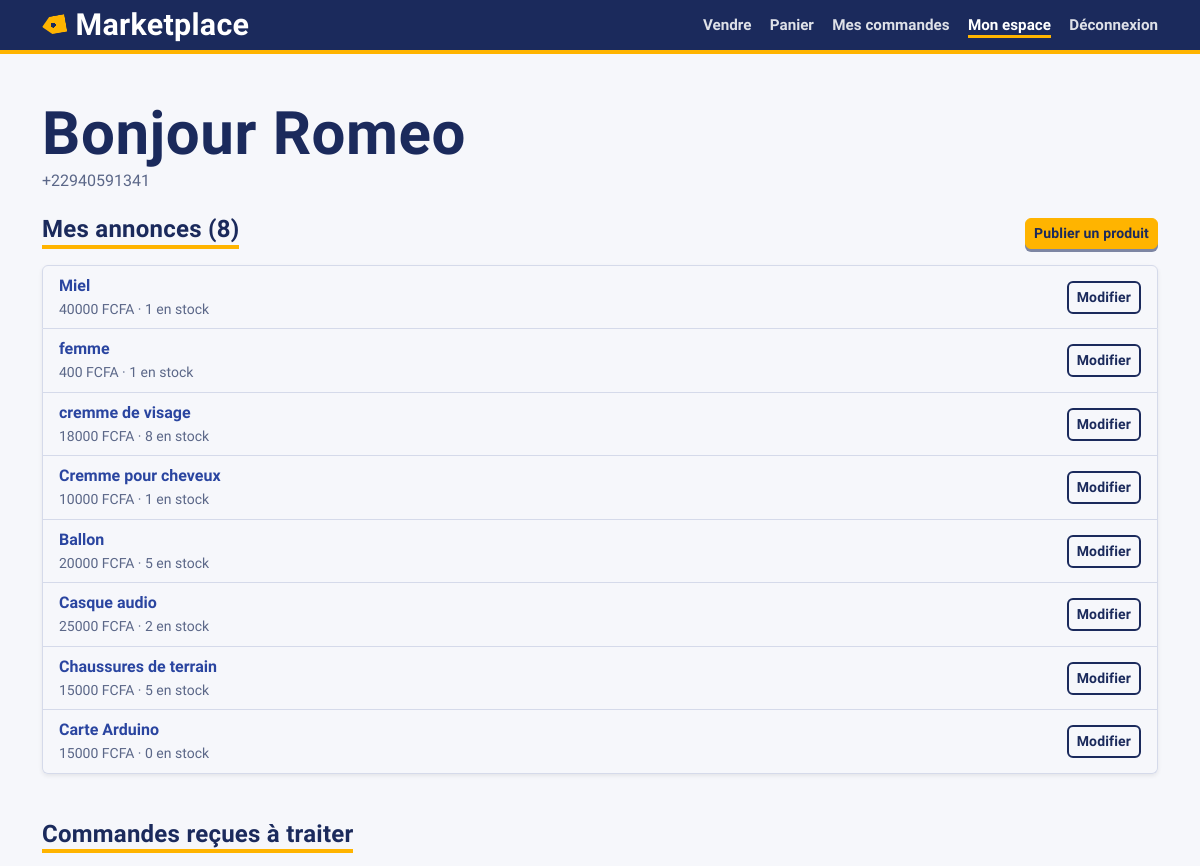
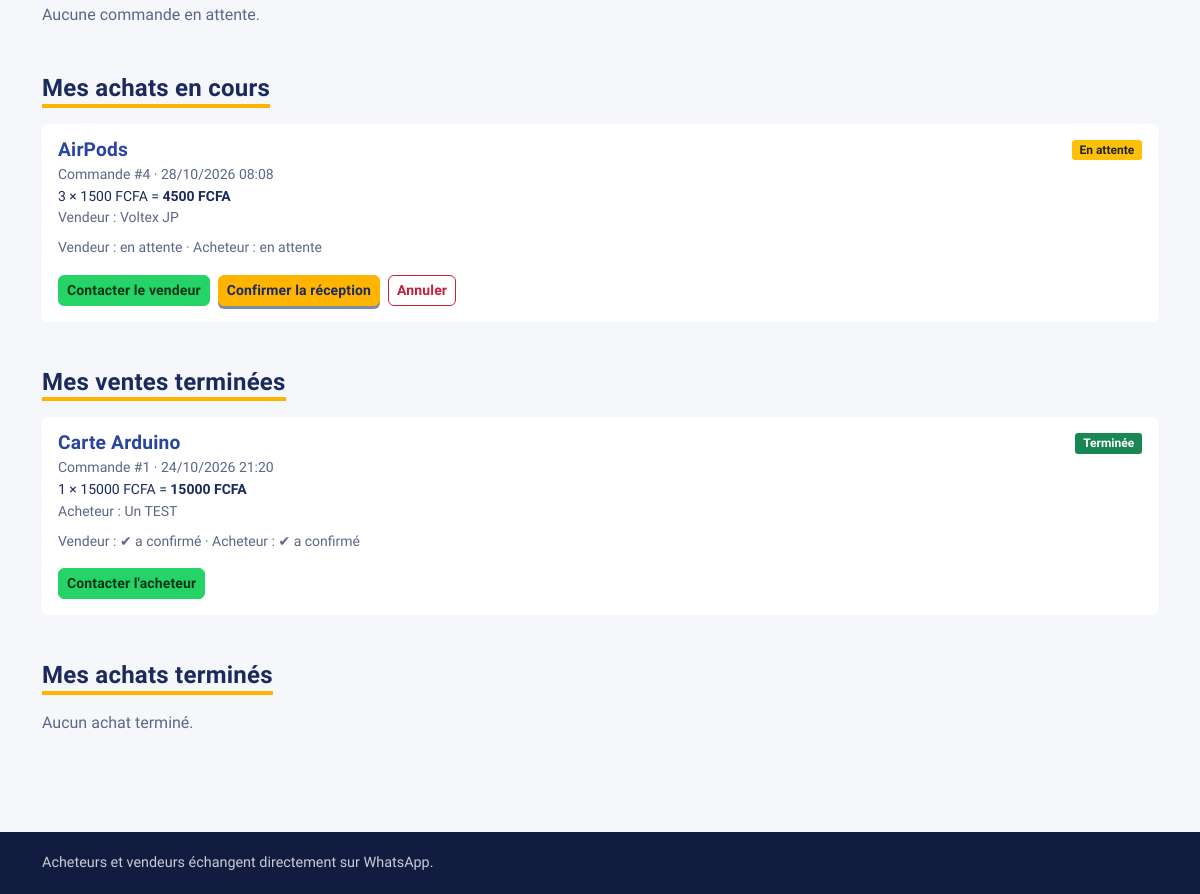
Screenshot of /accounts/dashboard/ (signed in) with the database file from the repository (2 pictures, top to bottom).
### accounts/models.py (models this page shows, shortened)
class User(AbstractUser):
    username = None
    email = None  # supprime le champ email hérité d'AbstractUser
    first_name = models.CharField("prénom", max_length=150)
    last_name = models.CharField("nom", max_length=150)
    whatsapp_number = models.CharField(
        "numéro WhatsApp",
        max_length=16,
        unique=True,
        validators=[
            RegexValidator(
                r"^\+\d{8,15}$",
                "Format international requis, ex : +22997000000",
            )
        ],
    )
    USERNAME_FIELD = "whatsapp_number"
    REQUIRED_FIELDS = ["first_name", "last_name"]
    objects = UserManager()

### products/models.py (models this page shows, shortened)
class Product(models.Model):
    class Condition(models.TextChoices):
        NEW = "new", "Neuf"
        LIKE_NEW = "like_new", "Comme neuf"
        GOOD = "good", "Bon état"
        USED = "used", "Occasion"
    seller = models.ForeignKey(
        settings.AUTH_USER_MODEL,
        on_delete=models.CASCADE,
        related_name="products",
    )
    category = models.ForeignKey(
        Category,
        on_delete=models.PROTECT,
        related_name="products",
    )
    name = models.CharField(max_length=200)
    description = models.TextField()
    image = models.ImageField(upload_to="products/%Y/%m/", blank=True)
    price = models.DecimalField(
        max_digits=10,
        decimal_places=2,
        validators=[MinValueValidator(Decimal("0.01"))],
    )
    quantity = models.PositiveIntegerField(default=1)
    condition = models.CharField(
        max_length=20,
        choices=Condition.choices,
        default=Condition.GOOD,
    )
    is_active = models.BooleanField(
        default=True,
        verbose_name="Article actif / en vente",
    )
    created_at = models.DateTimeField(auto_now_add=True)
    updated_at = models.DateTimeField(auto_now=True)
    class Meta:
        ordering = ["-created_at"]
        indexes = [models.Index(fields=["is_active", "-created_at"])]

### orders/models.py (models this page shows, shortened)
class Order(models.Model):
    class Status(models.TextChoices):
        PENDING = "pending", "En attente"
        CANCELLED = "cancelled", "Annulée"
        COMPLETED = "completed", "Terminée"
    buyer = models.ForeignKey(
        settings.AUTH_USER_MODEL,
        on_delete=models.PROTECT,
        related_name="orders",
    )
    product = models.ForeignKey(
        Product,
        on_delete=models.PROTECT,
        related_name="orders",
    )
    quantity = models.PositiveIntegerField(validators=[MinValueValidator(1)])
    unit_price = models.DecimalField(max_digits=10, decimal_places=2)
    status = models.CharField(
        max_length=20,
        choices=Status.choices,
        default=Status.PENDING,
    )
    seller_confirmed = models.BooleanField("confirmée par le vendeur", default=False)
    buyer_confirmed = models.BooleanField("confirmée par l'acheteur", default=False)
    created_at = models.DateTimeField(auto_now_add=True)
    updated_at = models.DateTimeField(auto_now=True)
    completed_at = models.DateTimeField(null=True, blank=True)
    class Meta:
        verbose_name = "commande"
        verbose_name_plural = "commandes"
        ordering = ["-created_at"]
        indexes = [models.Index(fields=["status"])]
    @property
    def total(self):
        return self.unit_price * self.quantity
    @property
    def can_cancel(self):
        return self.status == self.Status.PENDING and not (
            self.seller_confirmed or self.buyer_confirmed
        )
    @staticmethod
    def _whatsapp_link(user, text):
        number = (user.whatsapp_number or "").lstrip("+")
        return f"https://wa.me/{number}?text={quote(text)}"
    @property
    def contact_seller_link(self):
        text = (
            f"Bonjour, je vous contacte au sujet de ma commande #{self.pk} "
            f"({self.quantity} × {self.product.name})."
        )
        return self._whatsapp_link(self.product.seller, text)
    @property
    def contact_buyer_link(self):
        text = (
            f"Bonjour, je vous contacte au sujet de la commande #{self.pk} "
            f"({self.quantity} × {self.product.name})."
        )
        return self._whatsapp_link(self.buyer, text)

### accounts/views.py (the view)
# urls.py: path("dashboard/",views.dashboard,name="dashboard"),
@login_required
def dashboard(request):
    user = request.user
    orders = Order.objects.select_related("product__seller", "buyer")
    products = Product.objects.filter(seller=user, is_active=True).select_related("category")
    purchases = orders.filter(buyer=user, status=Order.Status.PENDING)
    received_orders = orders.filter(product__seller=user, status=Order.Status.PENDING)
    sales = orders.filter(product__seller=user, status=Order.Status.COMPLETED)
    boughts = orders.filter(buyer=user, status=Order.Status.COMPLETED)
    return render(
        request,
        "accounts/dashboard.html",
        {
            "products": products,
            "boughts": boughts,
            "received_orders": received_orders,
            "purchases": purchases,
            "sales": sales,
        },
    )

### accounts/templates/accounts/dashboard.html (shortened to what this page needs)
{% extends "base.html" %}
{% block content %}
<h1 class="h3 mb-1">Bonjour {{ user.first_name }}</h1>
<p class="text-muted mb-4">{{ user.whatsapp_number }}</p>
<section class="mb-5">
    <div class="d-flex justify-content-between align-items-center mb-3">
        <h2 class="h5 mb-0">Mes annonces ({{ products|length }})</h2>
        <a class="btn btn-primary btn-sm" href="{% url 'product_create' %}">Publier un produit</a>
    </div>
    <div class="list-group shadow-sm">
        {% for product in products %}
            <div class="list-group-item d-flex justify-content-between align-items-center flex-wrap gap-2">
                <div>
                    <a class="fw-semibold text-decoration-none" href="{% url 'product_detail' product.id %}">{{ product.name }}</a>
                    <div class="small text-muted">
                        {{ product.price|floatformat:"-2" }} FCFA · {{ product.quantity }} en stock
                    </div>
                </div>
                <a class="btn btn-outline-primary btn-sm" href="{% url 'product_update' product.id %}">Modifier</a>
            </div>
        {% empty %}
            <div class="list-group-item text-muted">Vous n'avez aucune annonce en ligne.</div>
        {% endfor %}
    </div>
</section>
<section class="mb-5">
    <h2 class="h5 mb-3">Commandes reçues à traiter</h2>
    {% for order in received_orders %}
        {% include "orders/_order_item.html" with order=order role="seller" %}
    {% empty %}
        <p class="text-muted">Aucune commande en attente.</p>
    {% endfor %}
</section>
<section class="mb-5">
    <h2 class="h5 mb-3">Mes achats en cours</h2>
    {% for order in purchases %}
        {% include "orders/_order_item.html" with order=order role="buyer" %}
    {% empty %}
        <p class="text-muted">Aucun achat en cours.</p>
    {% endfor %}
</section>
<section class="mb-5">
    <h2 class="h5 mb-3">Mes ventes terminées</h2>
    {% for order in sales %}
        {% include "orders/_order_item.html" with order=order role="seller" %}
    {% empty %}
        <p class="text-muted">Aucune vente terminée.</p>
    {% endfor %}
</section>
<section class="mb-5">
    <h2 class="h5 mb-3">Mes achats terminés</h2>
    {% for order in boughts %}
        {% include "orders/_order_item.html" with order=order role="buyer" %}
    {% empty %}
        <p class="text-muted">Aucun achat terminé.</p>
    {% endfor %}
</section>
{% endblock %}

### orders/templates/orders/_order_item.html (shortened to what this page needs)
<div class="card border-0 shadow-sm mb-3 rder-card order-{{ order.status }}">
    <div class="card-body">
        <div class="d-flex justify-content-between align-items-start flex-wrap gap-2">
            <div>
                <h3 class="h6 mb-1">
                    <a class="text-decoration-none" href="{% url 'product_detail' order.product.id %}">{{ order.product.name }}</a>
                </h3>
                <div class="small text-muted">Commande #{{ order.id }} · {{ order.created_at|date:"d/m/Y H:i" }}</div>
                <div class="small">
                    {{ order.quantity }} × {{ order.unit_price|floatformat:"-2" }} FCFA =
                    <strong>{{ order.total|floatformat:"-2" }} FCFA</strong>
                </div>
                <div class="small text-muted">
                    {% if role == "seller" %}
                        Acheteur : {{ order.buyer.first_name }} {{ order.buyer.last_name }}
                    {% else %}
                        Vendeur : {{ order.product.seller.first_name }} {{ order.product.seller.last_name }}
                    {% endif %}
                </div>
            </div>
            <span class="badge {% if order.status == 'completed' %}bg-success{% elif order.status == 'cancelled' %}bg-secondary{% else %}bg-warning text-dark{% endif %}">
                {{ order.get_status_display }}
            </span>
        </div>
        <div class="small mt-2 text-muted">
            Vendeur : {% if order.seller_confirmed %}✔ a confirmé{% else %}en attente{% endif %}
            · Acheteur : {% if order.buyer_confirmed %}✔ a confirmé{% else %}en attente{% endif %}
        </div>
        <div class="d-flex flex-wrap gap-2 mt-3">
            {% if order.status != "cancelled" %}
                {% if role == "seller" %}
                    <a class="btn btn-success btn-sm" href="{{ order.contact_buyer_link }}" target="_blank" rel="noopener">Contacter l'acheteur</a>
                {% else %}
                    <a class="btn btn-success btn-sm" href="{{ order.contact_seller_link }}" target="_blank" rel="noopener">Contacter le vendeur</a>
                {% endif %}
            {% endif %}
            {% if order.status == "pending" %}
                {% if role == "seller" and not order.seller_confirmed %}
                    <form method="post" action="{% url 'seller_status_confirm' order.id %}" data-confirm="Confirmer que la commande a bien été remise ?">
                        {% csrf_token %}
                        <button class="btn btn-primary btn-sm" type="submit">Confirmer (commande remise)</button>
                    </form>
                {% elif role == "buyer" and not order.buyer_confirmed %}
                    <form method="post" action="{% url 'buyer_status_confirm' order.id %}" data-confirm="Confirmer que vous avez bien reçu la commande ?">
                        <button class="btn btn-primary btn-sm" type="submit">Confirmer la réception</button>
                    </form>
                {% endif %}
                {% if order.can_cancel %}
                    <form method="post" action="{% url 'cancel_order' order.id %}"
                          data-confirm="return confirm('Annuler cette commande ?');">
                        <button class="btn btn-outline-danger btn-sm" type="submit">Annuler</button>
                    </form>
                {% endif %}
            {% endif %}
        </div>
    </div>
</div>

### accounts/static/accounts/site.css (style rules this page uses)
:root { --ink: #1b2a5c; --ink-deep: #121c40; --link: #2a45a0; --muted: #5b6788; --line: #d5daea; --paper: #f6f7fb; --tint: #e6eaf6; --saffron: #ffb400; --saffron-hover: #ffc233; --saffron-press: #e8a200; --chili: #c62039; --leaf: #0f7b4b; --whatsapp: #25d366; --whatsapp-dark: #1ebe5b; --font-body: "Atkinson Hyperlegible", "Segoe UI", system-ui, -apple-system, sans-serif; --font-display: "Sofia Sans Extra Condensed", "Arial Narrow", "Roboto Condensed", sans-serif; --radius: 6px; --bs-primary: #1b2a5c; --bs-primary-rgb: 27, 42, 92; --bs-body-font-family: var(--font-body); --bs-body-color: #1b2a5c; --bs-body-bg: #f6f7fb; --bs-link-color: #2a45a0; --bs-link-color-rgb: 42, 69, 160; --bs-link-hover-color: #1b2a5c; --bs-link-hover-color-rgb: 27, 42, 92; --bs-border-color: #d5daea; }
html { -webkit-text-size-adjust: 100%; }
body { font-family: var(--font-body); font-size: 1rem; line-height: 1.55; color: var(--ink); background-color: var(--paper); min-height: 100vh; display: flex; flex-direction: column; }
a { color: var(--link); }
h1, h2, h3, h4, h5, h6, .h1, .h2, .h3, .h4, .h5, .h6 { font-family: var(--font-display); font-weight: 800; line-height: 1.05; letter-spacing: 0.01em; color: var(--ink); }
.h3 { font-size: 2rem; }
.h5 { font-size: 1.5rem; }
.h6 { font-size: 1.2rem; }
.text-muted, .form-text { color: var(--muted) !important; }
.btn { border-radius: var(--radius); font-weight: 700; letter-spacing: 0.01em; transition: transform 0.08s ease, box-shadow 0.08s ease, background-color 0.15s ease; }
.btn, .btn:hover, .btn:focus, .btn:active { background-image: none; }
.btn-primary { --bs-btn-color: #1b2a5c; --bs-btn-bg: #ffb400; --bs-btn-border-color: #ffb400; --bs-btn-hover-color: #1b2a5c; --bs-btn-hover-bg: #ffc233; --bs-btn-hover-border-color: #ffc233; --bs-btn-active-color: #1b2a5c; --bs-btn-active-bg: #e8a200; --bs-btn-active-border-color: #e8a200; --bs-btn-active-shadow: 0 1px 0 rgba(27, 42, 92, 0.55); --bs-btn-disabled-color: #1b2a5c; --bs-btn-disabled-bg: #ffb400; --bs-btn-disabled-border-color: #ffb400; --bs-btn-focus-shadow-rgb: 27, 42, 92; color: var(--ink); background-color: var(--saffron); border-color: var(--saffron); box-shadow: 0 3px 0 rgba(27, 42, 92, 0.55); }
.btn-outline-primary { --bs-btn-color: #1b2a5c; --bs-btn-border-color: #1b2a5c; --bs-btn-hover-color: #fff; --bs-btn-hover-bg: #1b2a5c; --bs-btn-hover-border-color: #1b2a5c; --bs-btn-active-color: #fff; --bs-btn-active-bg: #1b2a5c; --bs-btn-active-border-color: #1b2a5c; --bs-btn-focus-shadow-rgb: 27, 42, 92; color: var(--ink); border: 2px solid var(--ink); background-color: transparent; }
.btn-danger, .btn-outline-danger { --bs-btn-color: #c62039; --bs-btn-border-color: #c62039; --bs-btn-hover-color: #fff; --bs-btn-hover-bg: #c62039; --bs-btn-hover-border-color: #c62039; --bs-btn-active-color: #fff; --bs-btn-active-bg: #a8182f; --bs-btn-active-border-color: #a8182f; }
.btn-outline-danger { color: var(--chili); border-color: var(--chili); }
a.btn[href^="https://wa.me/"] { --bs-btn-bg: #25d366; --bs-btn-border-color: #25d366; --bs-btn-color: #06361a; --bs-btn-hover-bg: #1ebe5b; --bs-btn-hover-border-color: #1ebe5b; --bs-btn-hover-color: #06361a; background-color: var(--whatsapp); border-color: var(--whatsapp); color: #06361a; }
.card { border: 1px solid var(--line); border-radius: var(--radius); background: #fff; color: var(--ink); }
.card.shadow-sm { box-shadow: none !important; }
.badge { border-radius: 3px; font-weight: 700; }
main > h1.h3, main > h1.h4 { font-size: clamp(2.5rem, 6vw, 3.75rem); }
.order-pending { border-left-color: var(--saffron) !important; }
.order-completed { border-left-color: var(--leaf) !important; }
main section h2 { display: inline-block; padding-bottom: 0.15rem; border-bottom: 4px solid var(--saffron); }

### rows the page displays
User: first_name "Romeo", whatsapp_number "+22940591341"
Product: name "Miel", price "40000", quantity "1"
Product: name "femme", price "400", quantity "1"
Product: name "cremme de visage", price "18000", quantity "8"
Product: name "Cremme pour cheveux", price "10000", quantity "1"
Product: name "Ballon", price "20000", quantity "5"
Product: name "Casque audio", price "25000", quantity "2"
Product: name "Chaussures de terrain", price "15000", quantity "5"
Product: name "Carte Arduino", price "15000", quantity "0"
Order: product.name "AirPods", id "4", created_at "28/10/2026 08:08", quantity "3", unit_price "1500", total "4500", product.seller.first_name "Voltex", product.seller.last_name "JP", status "En attente", seller_confirmed "en attente", buyer_confirmed "en attente"
Order: product.name "Carte Arduino", id "1", created_at "24/10/2026 21:20", quantity "1", unit_price "15000", total "15000", buyer.first_name "Un", buyer.last_name "TEST", status "Terminée", seller_confirmed "✔ a confirmé", buyer_confirmed "✔ a confirmé"

### other values shown
{{ products|length }} "8"
